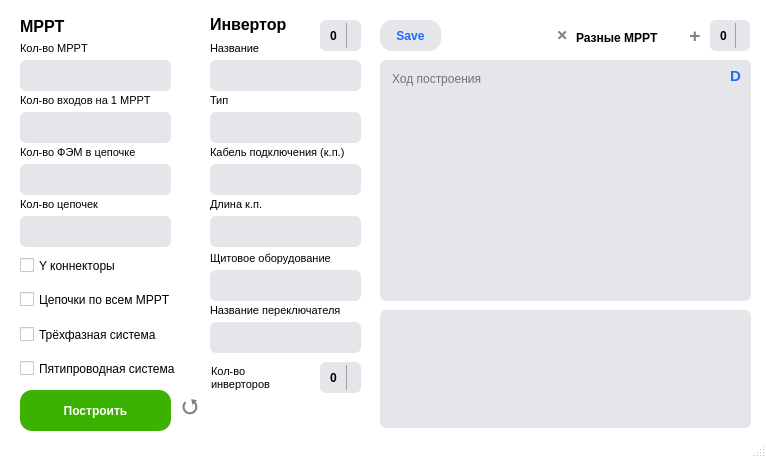
<?xml version="1.0" encoding="UTF-8"?>
<ui version="4.0">
 <class>WindowDrawSchemes</class>
 <widget class="QMainWindow" name="WindowDrawSchemes">
  <property name="enabled">
   <bool>true</bool>
  </property>
  <property name="geometry">
   <rect>
    <x>0</x>
    <y>0</y>
    <width>766</width>
    <height>458</height>
   </rect>
  </property>
  <property name="font">
   <font>
    <family>Arial</family>
   </font>
  </property>
  <property name="focusPolicy">
   <enum>Qt::NoFocus</enum>
  </property>
  <property name="windowTitle">
   <string>Схема инвертора</string>
  </property>
  <property name="styleSheet">
   <string notr="true">QMainWindow {
	background-color: white
}
QScrollBar:vertical {              
	background: #e5e5ea;
	border-radius: 3;
	border: none;
	max-width: 8px;
}
QScrollBar::handle:vertical {
	background-color: #196dff;
    border-radius: 3;
}
QScrollBar::handle:vertical:hover {
	background-color: #3b83ff; 
    min-height: 0px;
    border-radius: 3;
}
QScrollBar::add-line:vertical {
    height: 0px;
    subcontrol-position: bottom;
    subcontrol-origin: margin;
}
QScrollBar::sub-line:vertical {
    height: 0 px;
    subcontrol-position: top;
    subcontrol-origin: margin;
}
QScrollBar::add-page:vertical, QScrollBar::sub-page:vertical{
    background: #e5e5ea;
	border: none;
}
QComboBox QAbstractItemView {
	background: transparent;
	border-radius: 6;
    border: none;
	outline:0px;
	selection-background-color: white;
	selection-color: #196dff;
    padding: 8 0 8 0;
}</string>
  </property>
  <property name="documentMode">
   <bool>false</bool>
  </property>
  <widget class="QWidget" name="centralwidget">
   <property name="styleSheet">
    <string notr="true">background-color: #fff;</string>
   </property>
   <widget class="QLabel" name="label_8">
    <property name="enabled">
     <bool>true</bool>
    </property>
    <property name="geometry">
     <rect>
      <x>20</x>
      <y>12</y>
      <width>151</width>
      <height>28</height>
     </rect>
    </property>
    <property name="font">
     <font>
      <family>Arial</family>
      <pointsize>12</pointsize>
      <weight>75</weight>
      <bold>true</bold>
     </font>
    </property>
    <property name="styleSheet">
     <string notr="true">background-color: rgba(255,255,255,0); </string>
    </property>
    <property name="text">
     <string>MPPT</string>
    </property>
   </widget>
   <widget class="QLineEdit" name="inputCount_mppt">
    <property name="geometry">
     <rect>
      <x>20</x>
      <y>60</y>
      <width>151</width>
      <height>31</height>
     </rect>
    </property>
    <property name="font">
     <font>
      <family>Arial</family>
      <weight>75</weight>
      <bold>true</bold>
     </font>
    </property>
    <property name="toolTip">
     <string>Количество MPPT в инверторе</string>
    </property>
    <property name="styleSheet">
     <string notr="true">QLineEdit{
	background-color:rgba(229,229,234,1); 
	border-radius: 6;
	border: none;
	padding-left: 8px
}
QLineEdit:hover{
	background-color:rgba(242,242,247,1);
}
QLineEdit:pressed{
	background-color:rgba(188,188,192,1);
	border-radius: 12;
}</string>
    </property>
    <property name="inputMask">
     <string/>
    </property>
    <property name="text">
     <string/>
    </property>
    <property name="placeholderText">
     <string/>
    </property>
   </widget>
   <widget class="QTextBrowser" name="textConsoleDraw">
    <property name="enabled">
     <bool>true</bool>
    </property>
    <property name="geometry">
     <rect>
      <x>380</x>
      <y>60</y>
      <width>371</width>
      <height>241</height>
     </rect>
    </property>
    <property name="font">
     <font>
      <family>Arial</family>
     </font>
    </property>
    <property name="styleSheet">
     <string notr="true">QTextBrowser{
	background-color:rgba(229,229,234,1); 
	border-radius: 6;
	border: none;
	padding: 8 4 8 8;
}
</string>
    </property>
    <property name="placeholderText">
     <string>Ход построения</string>
    </property>
   </widget>
   <widget class="QPushButton" name="btnDraw">
    <property name="geometry">
     <rect>
      <x>20</x>
      <y>390</y>
      <width>151</width>
      <height>41</height>
     </rect>
    </property>
    <property name="font">
     <font>
      <family>Arial</family>
      <pointsize>9</pointsize>
      <weight>75</weight>
      <bold>true</bold>
     </font>
    </property>
    <property name="cursor">
     <cursorShape>PointingHandCursor</cursorShape>
    </property>
    <property name="styleSheet">
     <string notr="true">QPushButton{
	background-color: rgb(60,178,0);
	color: white;
	border: none;
	border-radius: 12;
	border-style: outset;
}
QPushButton:hover{
	background-color: rgba(60,178,0, 0.85); 
}
QPushButton:pressed{
	color: rgba(255, 255, 255, 0.7);
	border-radius: 12;
}</string>
    </property>
    <property name="text">
     <string>Построить</string>
    </property>
   </widget>
   <widget class="QLineEdit" name="inputCount_input_mppt">
    <property name="geometry">
     <rect>
      <x>20</x>
      <y>112</y>
      <width>151</width>
      <height>31</height>
     </rect>
    </property>
    <property name="font">
     <font>
      <family>Arial</family>
      <weight>75</weight>
      <bold>true</bold>
     </font>
    </property>
    <property name="toolTip">
     <string>Количество входов в одном MPPT</string>
    </property>
    <property name="styleSheet">
     <string notr="true">QLineEdit{
	background-color:rgba(229,229,234,1); 
	border-radius: 6;
	border: none;
	padding-left: 8px
}
QLineEdit:hover{
	background-color:rgba(242,242,247,1);
}
QLineEdit:pressed{
	background-color:rgba(188,188,192,1);
	border-radius: 12;
}</string>
    </property>
    <property name="inputMask">
     <string/>
    </property>
    <property name="text">
     <string/>
    </property>
    <property name="placeholderText">
     <string/>
    </property>
   </widget>
   <widget class="QLineEdit" name="inputSolar_count_on_the_chain">
    <property name="geometry">
     <rect>
      <x>20</x>
      <y>164</y>
      <width>151</width>
      <height>31</height>
     </rect>
    </property>
    <property name="font">
     <font>
      <family>Arial</family>
      <weight>75</weight>
      <bold>true</bold>
     </font>
    </property>
    <property name="toolTip">
     <string>Количество ФЭМ на одну цепочку</string>
    </property>
    <property name="styleSheet">
     <string notr="true">QLineEdit{
	background-color:rgba(229,229,234,1); 
	border-radius: 6;
	border: none;
	padding-left: 8px
}
QLineEdit:hover{
	background-color:rgba(242,242,247,1);
}
QLineEdit:pressed{
	background-color:rgba(188,188,192,1);
	border-radius: 12;
}</string>
    </property>
    <property name="inputMask">
     <string/>
    </property>
    <property name="text">
     <string/>
    </property>
    <property name="placeholderText">
     <string/>
    </property>
   </widget>
   <widget class="QLineEdit" name="inputAll_chain">
    <property name="geometry">
     <rect>
      <x>20</x>
      <y>216</y>
      <width>151</width>
      <height>31</height>
     </rect>
    </property>
    <property name="font">
     <font>
      <family>Arial</family>
      <weight>75</weight>
      <bold>true</bold>
     </font>
    </property>
    <property name="toolTip">
     <string>Общее количество цепочек в инверторе</string>
    </property>
    <property name="styleSheet">
     <string notr="true">QLineEdit{
	background-color:rgba(229,229,234,1); 
	border-radius: 6;
	border: none;
	padding-left: 8px
}
QLineEdit:hover{
	background-color:rgba(242,242,247,1);
}
QLineEdit:pressed{
	background-color:rgba(188,188,192,1);
	border-radius: 12;
}</string>
    </property>
    <property name="inputMask">
     <string/>
    </property>
    <property name="text">
     <string/>
    </property>
    <property name="placeholderText">
     <string/>
    </property>
   </widget>
   <widget class="QCheckBox" name="checkUse_y_connector">
    <property name="geometry">
     <rect>
      <x>20</x>
      <y>257</y>
      <width>151</width>
      <height>17</height>
     </rect>
    </property>
    <property name="font">
     <font>
      <family>Arial</family>
     </font>
    </property>
    <property name="toolTip">
     <string>Применяет Y конекторы, если это допустимо </string>
    </property>
    <property name="text">
     <string>Y коннекторы</string>
    </property>
   </widget>
   <widget class="QCheckBox" name="checkUse_all_mppt">
    <property name="geometry">
     <rect>
      <x>20</x>
      <y>291</y>
      <width>171</width>
      <height>17</height>
     </rect>
    </property>
    <property name="font">
     <font>
      <family>Arial</family>
     </font>
    </property>
    <property name="toolTip">
     <string>Распределяет цепочки по всем свободным MPPT, если кол-во цепочек не меньше кол-ва MPPT, если параметр неактивен, то цепочки полностью последовательно заполняют свободные MPPT</string>
    </property>
    <property name="styleSheet">
     <string notr="true"/>
    </property>
    <property name="text">
     <string>Цепочки по всем MPPT</string>
    </property>
   </widget>
   <widget class="QLineEdit" name="inputName_invertor">
    <property name="geometry">
     <rect>
      <x>210</x>
      <y>60</y>
      <width>151</width>
      <height>31</height>
     </rect>
    </property>
    <property name="font">
     <font>
      <family>Arial</family>
      <weight>75</weight>
      <bold>true</bold>
     </font>
    </property>
    <property name="toolTip">
     <string>Название инвертора</string>
    </property>
    <property name="styleSheet">
     <string notr="true">QLineEdit{
	background-color:rgba(229,229,234,1); 
	border-radius: 6;
	border: none;
	padding-left: 8px
}
QLineEdit:hover{
	background-color:rgba(242,242,247,1);
}
QLineEdit:pressed{
	background-color:rgba(188,188,192,1);
	border-radius: 12;
}</string>
    </property>
    <property name="inputMask">
     <string/>
    </property>
    <property name="text">
     <string/>
    </property>
    <property name="placeholderText">
     <string/>
    </property>
   </widget>
   <widget class="QLineEdit" name="inputTitle_grid_line">
    <property name="geometry">
     <rect>
      <x>210</x>
      <y>164</y>
      <width>151</width>
      <height>31</height>
     </rect>
    </property>
    <property name="font">
     <font>
      <family>Arial</family>
      <weight>75</weight>
      <bold>true</bold>
     </font>
    </property>
    <property name="toolTip">
     <string>Наименование расплогаемое на проводе до свича</string>
    </property>
    <property name="styleSheet">
     <string notr="true">QLineEdit{
	background-color:rgba(229,229,234,1); 
	border-radius: 6;
	border: none;
	padding-left: 8px
}
QLineEdit:hover{
	background-color:rgba(242,242,247,1);
}
QLineEdit:pressed{
	background-color:rgba(188,188,192,1);
	border-radius: 12;
}</string>
    </property>
    <property name="inputMask">
     <string/>
    </property>
    <property name="text">
     <string/>
    </property>
    <property name="placeholderText">
     <string/>
    </property>
   </widget>
   <widget class="QLineEdit" name="inputTitle_grid_top">
    <property name="geometry">
     <rect>
      <x>210</x>
      <y>270</y>
      <width>151</width>
      <height>31</height>
     </rect>
    </property>
    <property name="font">
     <font>
      <family>Arial</family>
      <weight>75</weight>
      <bold>true</bold>
     </font>
    </property>
    <property name="toolTip">
     <string>Наименование распологаемое сверху после свича</string>
    </property>
    <property name="styleSheet">
     <string notr="true">QLineEdit{
	background-color:rgba(229,229,234,1); 
	border-radius: 6;
	border: none;
	padding-left: 8px
}
QLineEdit:hover{
	background-color:rgba(242,242,247,1);
}
QLineEdit:pressed{
	background-color:rgba(188,188,192,1);
	border-radius: 12;
}</string>
    </property>
    <property name="inputMask">
     <string/>
    </property>
    <property name="text">
     <string/>
    </property>
    <property name="placeholderText">
     <string/>
    </property>
   </widget>
   <widget class="QLineEdit" name="inputNumber_invertor">
    <property name="geometry">
     <rect>
      <x>210</x>
      <y>112</y>
      <width>151</width>
      <height>31</height>
     </rect>
    </property>
    <property name="font">
     <font>
      <family>Arial</family>
      <weight>75</weight>
      <bold>true</bold>
     </font>
    </property>
    <property name="toolTip">
     <string>Тип инвертора</string>
    </property>
    <property name="styleSheet">
     <string notr="true">QLineEdit{
	background-color:rgba(229,229,234,1); 
	border-radius: 6;
	border: none;
	padding-left: 8px
}
QLineEdit:hover{
	background-color:rgba(242,242,247,1);
}
QLineEdit:pressed{
	background-color:rgba(188,188,192,1);
	border-radius: 12;
}</string>
    </property>
    <property name="inputMask">
     <string/>
    </property>
    <property name="text">
     <string/>
    </property>
    <property name="placeholderText">
     <string/>
    </property>
   </widget>
   <widget class="QLineEdit" name="inputTitle_grid_switch">
    <property name="geometry">
     <rect>
      <x>210</x>
      <y>322</y>
      <width>151</width>
      <height>31</height>
     </rect>
    </property>
    <property name="font">
     <font>
      <family>Arial</family>
      <weight>75</weight>
      <bold>true</bold>
     </font>
    </property>
    <property name="styleSheet">
     <string notr="true">QLineEdit{
	background-color:rgba(229,229,234,1); 
	border-radius: 6;
	border: none;
	padding-left: 8px
}
QLineEdit:hover{
	background-color:rgba(242,242,247,1);
}
QLineEdit:pressed{
	background-color:rgba(188,188,192,1);
	border-radius: 12;
}</string>
    </property>
    <property name="inputMask">
     <string/>
    </property>
    <property name="text">
     <string/>
    </property>
    <property name="placeholderText">
     <string/>
    </property>
   </widget>
   <widget class="QLabel" name="label_9">
    <property name="enabled">
     <bool>true</bool>
    </property>
    <property name="geometry">
     <rect>
      <x>210</x>
      <y>10</y>
      <width>111</width>
      <height>28</height>
     </rect>
    </property>
    <property name="font">
     <font>
      <family>Arial</family>
      <pointsize>12</pointsize>
      <weight>75</weight>
      <bold>true</bold>
     </font>
    </property>
    <property name="styleSheet">
     <string notr="true">background-color: rgba(255,255,255,0); </string>
    </property>
    <property name="text">
     <string>Инвертор</string>
    </property>
   </widget>
   <widget class="QSpinBox" name="spinBox_CloneInvertor">
    <property name="geometry">
     <rect>
      <x>320</x>
      <y>362</y>
      <width>41</width>
      <height>31</height>
     </rect>
    </property>
    <property name="font">
     <font>
      <family>Arial</family>
      <weight>75</weight>
      <bold>true</bold>
     </font>
    </property>
    <property name="toolTip">
     <string>Количество схем одинаковых инверторов</string>
    </property>
    <property name="styleSheet">
     <string notr="true">QSpinBox{
	background-color:rgba(229,229,234,1); 
	border-radius: 6;
	border: none;
	padding-left: 8px
}
QSpinBox:hover{
	background-color:rgba(242,242,247,1);
}
QSpinBox:up-button:hover{
	background-color:rgba(25,109,255, 0.7);
	border-top-right-radius: 6;
}
QSpinBox:up-button:pressed{
	background-color:rgba(25,109,255, 0.5);
	border-top-right-radius: 6;
}
QSpinBox:up-button{
	background-color:rgba(229,229,234,1); 
	border-top-right-radius: 6;
	border: none;
	border-left: 1px solid rgba(0,0,0,0.3);
}

QSpinBox:down-button:hover{
	background-color:rgba(25,109,255, 0.7);
	border-bottom-right-radius: 6;
}
QSpinBox:down-button:pressed{
	background-color:rgba(25,109,255, 0.5);
	border-bottom-right-radius: 6;
}
QSpinBox:down-button{
	background-color:rgba(229,229,234,1); 
	border-bottom-right-radius: 6;
	border-left: 1px solid rgba(0,0,0,0.3);

}</string>
    </property>
   </widget>
   <widget class="QPushButton" name="btnUpdateConsole">
    <property name="geometry">
     <rect>
      <x>720</x>
      <y>60</y>
      <width>31</width>
      <height>31</height>
     </rect>
    </property>
    <property name="font">
     <font>
      <family>Arial</family>
      <pointsize>11</pointsize>
      <weight>75</weight>
      <bold>true</bold>
     </font>
    </property>
    <property name="cursor">
     <cursorShape>PointingHandCursor</cursorShape>
    </property>
    <property name="toolTip">
     <string>Очистить консоль</string>
    </property>
    <property name="styleSheet">
     <string notr="true">QPushButton{
	background-color: rgba(229,229,234,1);
	color: #196dff;
	border: none;
	border-radius: 6;
	border-style: outset;
}
QPushButton:hover{
	background-color: #dceaff; 
}
QPushButton:pressed{
	color: rgba(25, 109, 255, 0.7); 
	border-radius: 6;
}</string>
    </property>
    <property name="text">
     <string>D</string>
    </property>
    <property name="icon">
     <iconset>
      <normaloff>Data/icon_update.jpg</normaloff>Data/icon_update.jpg</iconset>
    </property>
   </widget>
   <widget class="QLabel" name="label_10">
    <property name="enabled">
     <bool>true</bool>
    </property>
    <property name="geometry">
     <rect>
      <x>210</x>
      <y>40</y>
      <width>111</width>
      <height>16</height>
     </rect>
    </property>
    <property name="font">
     <font>
      <family>Arial</family>
      <pointsize>8</pointsize>
     </font>
    </property>
    <property name="styleSheet">
     <string notr="true">background-color: rgba(255,255,255,0); </string>
    </property>
    <property name="text">
     <string>Название</string>
    </property>
   </widget>
   <widget class="QLabel" name="label_11">
    <property name="enabled">
     <bool>true</bool>
    </property>
    <property name="geometry">
     <rect>
      <x>20</x>
      <y>40</y>
      <width>151</width>
      <height>16</height>
     </rect>
    </property>
    <property name="font">
     <font>
      <family>Arial</family>
      <pointsize>8</pointsize>
     </font>
    </property>
    <property name="styleSheet">
     <string notr="true">background-color: rgba(255,255,255,0); </string>
    </property>
    <property name="text">
     <string>Кол-во MPPT</string>
    </property>
   </widget>
   <widget class="QLabel" name="label_12">
    <property name="enabled">
     <bool>true</bool>
    </property>
    <property name="geometry">
     <rect>
      <x>20</x>
      <y>92</y>
      <width>161</width>
      <height>16</height>
     </rect>
    </property>
    <property name="font">
     <font>
      <family>Arial</family>
      <pointsize>8</pointsize>
     </font>
    </property>
    <property name="styleSheet">
     <string notr="true">background-color: rgba(255,255,255,0); </string>
    </property>
    <property name="text">
     <string>Кол-во входов на 1 MPPT </string>
    </property>
   </widget>
   <widget class="QLabel" name="label_13">
    <property name="enabled">
     <bool>true</bool>
    </property>
    <property name="geometry">
     <rect>
      <x>20</x>
      <y>144</y>
      <width>181</width>
      <height>16</height>
     </rect>
    </property>
    <property name="font">
     <font>
      <family>Arial</family>
      <pointsize>8</pointsize>
     </font>
    </property>
    <property name="styleSheet">
     <string notr="true">background-color: rgba(255,255,255,0); </string>
    </property>
    <property name="text">
     <string>Кол-во ФЭМ в цепочке</string>
    </property>
   </widget>
   <widget class="QLabel" name="label_14">
    <property name="enabled">
     <bool>true</bool>
    </property>
    <property name="geometry">
     <rect>
      <x>20</x>
      <y>196</y>
      <width>171</width>
      <height>16</height>
     </rect>
    </property>
    <property name="font">
     <font>
      <family>Arial</family>
      <pointsize>8</pointsize>
     </font>
    </property>
    <property name="styleSheet">
     <string notr="true">background-color: rgba(255,255,255,0); </string>
    </property>
    <property name="text">
     <string>Кол-во цепочек</string>
    </property>
   </widget>
   <widget class="QLabel" name="label_15">
    <property name="enabled">
     <bool>true</bool>
    </property>
    <property name="geometry">
     <rect>
      <x>210</x>
      <y>92</y>
      <width>111</width>
      <height>16</height>
     </rect>
    </property>
    <property name="font">
     <font>
      <family>Arial</family>
      <pointsize>8</pointsize>
     </font>
    </property>
    <property name="styleSheet">
     <string notr="true">background-color: rgba(255,255,255,0); </string>
    </property>
    <property name="text">
     <string>Тип</string>
    </property>
   </widget>
   <widget class="QLabel" name="label_16">
    <property name="enabled">
     <bool>true</bool>
    </property>
    <property name="geometry">
     <rect>
      <x>210</x>
      <y>144</y>
      <width>161</width>
      <height>16</height>
     </rect>
    </property>
    <property name="font">
     <font>
      <family>Arial</family>
      <pointsize>8</pointsize>
     </font>
    </property>
    <property name="styleSheet">
     <string notr="true">background-color: rgba(255,255,255,0); </string>
    </property>
    <property name="text">
     <string>Кабель подключения (к.п.)</string>
    </property>
   </widget>
   <widget class="QLabel" name="label_17">
    <property name="enabled">
     <bool>true</bool>
    </property>
    <property name="geometry">
     <rect>
      <x>210</x>
      <y>250</y>
      <width>151</width>
      <height>16</height>
     </rect>
    </property>
    <property name="font">
     <font>
      <family>Arial</family>
      <pointsize>8</pointsize>
     </font>
    </property>
    <property name="styleSheet">
     <string notr="true">background-color: rgba(255,255,255,0); </string>
    </property>
    <property name="text">
     <string>Щитовое оборудование</string>
    </property>
   </widget>
   <widget class="QLabel" name="label_18">
    <property name="enabled">
     <bool>true</bool>
    </property>
    <property name="geometry">
     <rect>
      <x>210</x>
      <y>302</y>
      <width>161</width>
      <height>16</height>
     </rect>
    </property>
    <property name="font">
     <font>
      <family>Arial</family>
      <pointsize>8</pointsize>
     </font>
    </property>
    <property name="styleSheet">
     <string notr="true">background-color: rgba(255,255,255,0); </string>
    </property>
    <property name="text">
     <string>Название переключателя</string>
    </property>
   </widget>
   <widget class="QCheckBox" name="checkUse_three_phase">
    <property name="geometry">
     <rect>
      <x>20</x>
      <y>326</y>
      <width>171</width>
      <height>17</height>
     </rect>
    </property>
    <property name="font">
     <font>
      <family>Arial</family>
     </font>
    </property>
    <property name="toolTip">
     <string>Позволяет добавлять разные MPPT в инвертор. Нажимая на кнопку &quot;+&quot; добавляются параметры для каждого MPPT</string>
    </property>
    <property name="text">
     <string>Трёхфазная система</string>
    </property>
   </widget>
   <widget class="QCheckBox" name="checkUse_5or4_line">
    <property name="geometry">
     <rect>
      <x>20</x>
      <y>360</y>
      <width>171</width>
      <height>17</height>
     </rect>
    </property>
    <property name="font">
     <font>
      <family>Arial</family>
     </font>
    </property>
    <property name="toolTip">
     <string>Позволяет добавлять разные MPPT в инвертор. Нажимая на кнопку &quot;+&quot; добавляются параметры для каждого MPPT</string>
    </property>
    <property name="text">
     <string>Пятипроводная система</string>
    </property>
   </widget>
   <widget class="QLabel" name="label_19">
    <property name="enabled">
     <bool>true</bool>
    </property>
    <property name="geometry">
     <rect>
      <x>210</x>
      <y>196</y>
      <width>161</width>
      <height>16</height>
     </rect>
    </property>
    <property name="font">
     <font>
      <family>Arial</family>
      <pointsize>8</pointsize>
     </font>
    </property>
    <property name="styleSheet">
     <string notr="true">background-color: rgba(255,255,255,0); </string>
    </property>
    <property name="text">
     <string>Длина к.п.</string>
    </property>
   </widget>
   <widget class="QLineEdit" name="inputTitle_grid_line_length">
    <property name="geometry">
     <rect>
      <x>210</x>
      <y>216</y>
      <width>151</width>
      <height>31</height>
     </rect>
    </property>
    <property name="font">
     <font>
      <family>Arial</family>
      <weight>75</weight>
      <bold>true</bold>
     </font>
    </property>
    <property name="toolTip">
     <string>Наименование распологаемое сверху после свича</string>
    </property>
    <property name="styleSheet">
     <string notr="true">QLineEdit{
	background-color:rgba(229,229,234,1); 
	border-radius: 6;
	border: none;
	padding-left: 8px
}
QLineEdit:hover{
	background-color:rgba(242,242,247,1);
}
QLineEdit:pressed{
	background-color:rgba(188,188,192,1);
	border-radius: 12;
}</string>
    </property>
    <property name="inputMask">
     <string/>
    </property>
    <property name="text">
     <string/>
    </property>
    <property name="placeholderText">
     <string/>
    </property>
   </widget>
   <widget class="QTextBrowser" name="textConsoleCurrent">
    <property name="enabled">
     <bool>true</bool>
    </property>
    <property name="geometry">
     <rect>
      <x>380</x>
      <y>310</y>
      <width>371</width>
      <height>118</height>
     </rect>
    </property>
    <property name="font">
     <font>
      <family>Arial</family>
     </font>
    </property>
    <property name="styleSheet">
     <string notr="true">QTextBrowser{
	background-color:rgba(229,229,234,1); 
	border-radius: 6;
	border: none;
	padding: 8 4 8 8;
}
</string>
    </property>
    <property name="placeholderText">
     <string/>
    </property>
   </widget>
   <widget class="QPushButton" name="btnReset">
    <property name="geometry">
     <rect>
      <x>174</x>
      <y>393</y>
      <width>31</width>
      <height>31</height>
     </rect>
    </property>
    <property name="font">
     <font>
      <family>Arial</family>
      <pointsize>14</pointsize>
      <weight>75</weight>
      <bold>true</bold>
     </font>
    </property>
    <property name="cursor">
     <cursorShape>PointingHandCursor</cursorShape>
    </property>
    <property name="toolTip">
     <string>Добавить MPPT</string>
    </property>
    <property name="styleSheet">
     <string notr="true">QPushButton{
	background-color:rgba(112, 215, 255, 0);
	color:rgba(0, 0, 0, 0.5);
	border: none;
	border-radius: 5;
	border-style: outset;
}
QPushButton:hover{
	color: black;
}
</string>
    </property>
    <property name="text">
     <string>⭯</string>
    </property>
   </widget>
   <widget class="QSpinBox" name="spinBox_numInvertor">
    <property name="geometry">
     <rect>
      <x>320</x>
      <y>20</y>
      <width>41</width>
      <height>31</height>
     </rect>
    </property>
    <property name="font">
     <font>
      <family>Arial</family>
      <weight>75</weight>
      <bold>true</bold>
     </font>
    </property>
    <property name="styleSheet">
     <string notr="true">QSpinBox{
	background-color:rgba(229,229,234,1); 
	border-radius: 6;
	border: none;
	padding-left: 8px;
}
QSpinBox:hover{
	background-color:rgba(242,242,247,1);
}
QSpinBox:up-button:hover{
	background-color:rgba(25,109,255, 0.7);
	border-top-right-radius: 6;
}
QSpinBox:up-button:pressed{
	background-color:rgba(25,109,255, 0.5);
	border-top-right-radius: 6;
}
QSpinBox:up-button{
	background-color:rgba(229,229,234,1); 
	border-top-right-radius: 6;
	border: none;
	border-left: 1px solid rgba(0,0,0,0.3);
}

QSpinBox:down-button:hover{
	background-color:rgba(25,109,255, 0.7);
	border-bottom-right-radius: 6;
}
QSpinBox:down-button:pressed{
	background-color:rgba(25,109,255, 0.5);
	border-bottom-right-radius: 6;
}
QSpinBox:down-button{
	background-color:rgba(229,229,234,1); 
	border-bottom-right-radius: 6;
	border-left: 1px solid rgba(0,0,0,0.3);

}</string>
    </property>
    <property name="readOnly">
     <bool>false</bool>
    </property>
   </widget>
   <widget class="QPushButton" name="btnAdd_new_mppt">
    <property name="geometry">
     <rect>
      <x>680</x>
      <y>20</y>
      <width>30</width>
      <height>31</height>
     </rect>
    </property>
    <property name="font">
     <font>
      <family>Arial</family>
      <pointsize>14</pointsize>
      <weight>75</weight>
      <bold>true</bold>
     </font>
    </property>
    <property name="cursor">
     <cursorShape>PointingHandCursor</cursorShape>
    </property>
    <property name="styleSheet">
     <string notr="true">QPushButton{
	background-color:rgba(112, 215, 255, 0);
	color:rgba(0, 0, 0, 0.5);
	border: none;
	border-radius: 5;
	border-style: outset;
}
QPushButton:hover{
	color: black;
}
</string>
    </property>
    <property name="text">
     <string>+</string>
    </property>
   </widget>
   <widget class="QSpinBox" name="spinBox_numDifferentMPPT">
    <property name="geometry">
     <rect>
      <x>710</x>
      <y>20</y>
      <width>40</width>
      <height>31</height>
     </rect>
    </property>
    <property name="font">
     <font>
      <family>Arial</family>
      <weight>75</weight>
      <bold>true</bold>
     </font>
    </property>
    <property name="styleSheet">
     <string notr="true">QSpinBox{
	background-color:rgba(229,229,234,1); 
	border-radius: 6;
	border: none;
	padding-left: 8px;
}
QSpinBox:hover{
	background-color:rgba(242,242,247,1);
}
QSpinBox:up-button:hover{
	background-color:rgba(25,109,255, 0.7);
	border-top-right-radius: 6;
}
QSpinBox:up-button:pressed{
	background-color:rgba(25,109,255, 0.5);
	border-top-right-radius: 6;
}
QSpinBox:up-button{
	background-color:rgba(229,229,234,1); 
	border-top-right-radius: 6;
	border: none;
	border-left: 1px solid rgba(0,0,0,0.3);
}

QSpinBox:down-button:hover{
	background-color:rgba(25,109,255, 0.7);
	border-bottom-right-radius: 6;
}
QSpinBox:down-button:pressed{
	background-color:rgba(25,109,255, 0.5);
	border-bottom-right-radius: 6;
}
QSpinBox:down-button{
	background-color:rgba(229,229,234,1); 
	border-bottom-right-radius: 6;
	border-left: 1px solid rgba(0,0,0,0.3);

}</string>
    </property>
    <property name="readOnly">
     <bool>false</bool>
    </property>
   </widget>
   <widget class="QPushButton" name="btnSaveConfig">
    <property name="geometry">
     <rect>
      <x>380</x>
      <y>20</y>
      <width>61</width>
      <height>31</height>
     </rect>
    </property>
    <property name="font">
     <font>
      <family>Arial</family>
      <pointsize>9</pointsize>
      <weight>75</weight>
      <bold>true</bold>
     </font>
    </property>
    <property name="cursor">
     <cursorShape>PointingHandCursor</cursorShape>
    </property>
    <property name="styleSheet">
     <string notr="true">QPushButton{
	background-color: rgba(229,229,234,1);
	color: #196dff;
	border: none;
	border-radius: 12;
	border-style: outset;
}
QPushButton:hover{
	background-color: #dceaff; 
}
QPushButton:pressed{
	color: rgba(25, 109, 255, 0.7); 
	border-radius: 12;
}</string>
    </property>
    <property name="text">
     <string>Save</string>
    </property>
   </widget>
   <widget class="QLabel" name="label_20">
    <property name="enabled">
     <bool>true</bool>
    </property>
    <property name="geometry">
     <rect>
      <x>211</x>
      <y>362</y>
      <width>101</width>
      <height>31</height>
     </rect>
    </property>
    <property name="font">
     <font>
      <family>Arial</family>
      <pointsize>8</pointsize>
     </font>
    </property>
    <property name="styleSheet">
     <string notr="true">background-color: rgba(255,255,255,0); </string>
    </property>
    <property name="text">
     <string>Кол-во
инверторов</string>
    </property>
   </widget>
   <widget class="QPushButton" name="btnDelConfig">
    <property name="geometry">
     <rect>
      <x>547</x>
      <y>22</y>
      <width>30</width>
      <height>31</height>
     </rect>
    </property>
    <property name="font">
     <font>
      <family>Arial</family>
      <pointsize>10</pointsize>
      <weight>75</weight>
      <bold>true</bold>
     </font>
    </property>
    <property name="cursor">
     <cursorShape>PointingHandCursor</cursorShape>
    </property>
    <property name="toolTip">
     <string>Удалить</string>
    </property>
    <property name="styleSheet">
     <string notr="true">QPushButton{
	background-color:rgba(112, 215, 255, 0);
	color:  rgba(0, 0, 0, 0.5);
	border: none;
	border-radius: 5;
	border-style: outset;
}
QPushButton:hover{
	color:rgba(255, 20, 20, 1) ;
}
</string>
    </property>
    <property name="text">
     <string>🞫</string>
    </property>
   </widget>
   <widget class="QLabel" name="label_21">
    <property name="enabled">
     <bool>true</bool>
    </property>
    <property name="geometry">
     <rect>
      <x>576</x>
      <y>30</y>
      <width>110</width>
      <height>16</height>
     </rect>
    </property>
    <property name="font">
     <font>
      <family>Arial</family>
      <pointsize>9</pointsize>
      <weight>75</weight>
      <bold>true</bold>
     </font>
    </property>
    <property name="styleSheet">
     <string notr="true">background-color: rgba(255,255,255,0); </string>
    </property>
    <property name="text">
     <string>Разные MPPT</string>
    </property>
   </widget>
   <zorder>label_20</zorder>
   <zorder>label_8</zorder>
   <zorder>inputCount_mppt</zorder>
   <zorder>textConsoleDraw</zorder>
   <zorder>btnDraw</zorder>
   <zorder>inputCount_input_mppt</zorder>
   <zorder>inputSolar_count_on_the_chain</zorder>
   <zorder>inputAll_chain</zorder>
   <zorder>checkUse_y_connector</zorder>
   <zorder>checkUse_all_mppt</zorder>
   <zorder>inputName_invertor</zorder>
   <zorder>inputTitle_grid_line</zorder>
   <zorder>inputTitle_grid_top</zorder>
   <zorder>inputNumber_invertor</zorder>
   <zorder>inputTitle_grid_switch</zorder>
   <zorder>label_9</zorder>
   <zorder>spinBox_CloneInvertor</zorder>
   <zorder>btnUpdateConsole</zorder>
   <zorder>label_10</zorder>
   <zorder>label_11</zorder>
   <zorder>label_12</zorder>
   <zorder>label_13</zorder>
   <zorder>label_14</zorder>
   <zorder>label_15</zorder>
   <zorder>label_16</zorder>
   <zorder>label_17</zorder>
   <zorder>label_18</zorder>
   <zorder>checkUse_three_phase</zorder>
   <zorder>checkUse_5or4_line</zorder>
   <zorder>label_19</zorder>
   <zorder>inputTitle_grid_line_length</zorder>
   <zorder>textConsoleCurrent</zorder>
   <zorder>btnReset</zorder>
   <zorder>spinBox_numInvertor</zorder>
   <zorder>btnAdd_new_mppt</zorder>
   <zorder>spinBox_numDifferentMPPT</zorder>
   <zorder>btnSaveConfig</zorder>
   <zorder>btnDelConfig</zorder>
   <zorder>label_21</zorder>
  </widget>
  <widget class="QStatusBar" name="statusBar"/>
 </widget>
 <resources/>
 <connections/>
</ui>
